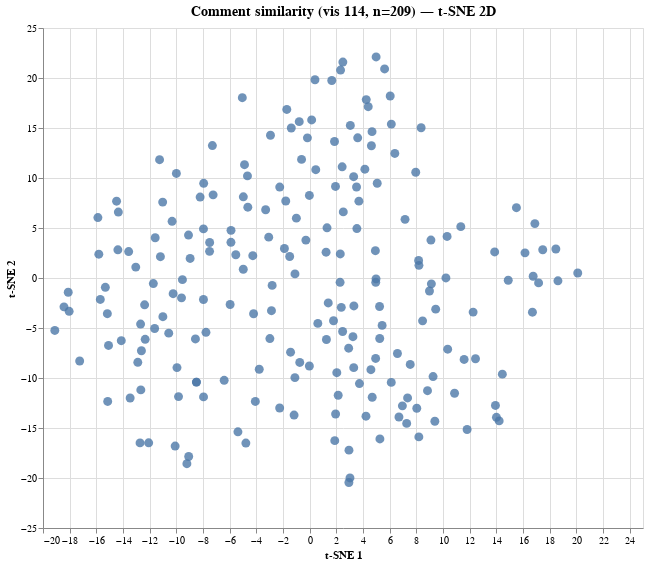

Vega-Lite specification stored for this chart:
### Vega specification from a JSON file in a GitHub repository (floating-point values rounded to 4 significant figures; data arrays with more than 128 entries replaced by an {"elided": "..."} marker saying what was removed)
{"$schema": "https://vega.github.io/schema/vega/v6.json", "data": [{"name": "param_1e9efca18e7a2868_store"}, {"name": "source_0", "values": {"elided": "209 records"}}, {"name": "source_0_x_domain_dim_1", "values": [{"min": -19.11, "max": 20.11}]}, {"name": "source_0_y_domain_dim_2", "values": [{"min": -20.45, "max": 22.11}]}], "signals": [{"name": "unit", "value": {}, "on": [{"events": "pointermove", "update": "isTuple(group()) ? group() : unit"}]}, {"name": "param_1e9efca18e7a2868", "update": "vlSelectionResolve(\"param_1e9efca18e7a2868_store\", \"union\")"}, {"name": "param_1e9efca18e7a2868_dim_1", "on": [{"events": [{"source": "view", "type": "dblclick"}], "update": "null"}, {"events": {"signal": "param_1e9efca18e7a2868_translate_delta"}, "update": "panLinear(param_1e9efca18e7a2868_translate_anchor.extent_x, -param_1e9efca18e7a2868_translate_delta.x / width)"}, {"events": {"signal": "param_1e9efca18e7a2868_zoom_delta"}, "update": "zoomLinear(domain(\"x\"), param_1e9efca18e7a2868_zoom_anchor.x, param_1e9efca18e7a2868_zoom_delta)"}]}, {"name": "param_1e9efca18e7a2868_dim_2", "on": [{"events": [{"source": "view", "type": "dblclick"}], "update": "null"}, {"events": {"signal": "param_1e9efca18e7a2868_translate_delta"}, "update": "panLinear(param_1e9efca18e7a2868_translate_anchor.extent_y, param_1e9efca18e7a2868_translate_delta.y / height)"}, {"events": {"signal": "param_1e9efca18e7a2868_zoom_delta"}, "update": "zoomLinear(domain(\"y\"), param_1e9efca18e7a2868_zoom_anchor.y, param_1e9efca18e7a2868_zoom_delta)"}]}, {"name": "param_1e9efca18e7a2868_tuple", "on": [{"events": [{"signal": "param_1e9efca18e7a2868_dim_1 || param_1e9efca18e7a2868_dim_2"}], "update": "param_1e9efca18e7a2868_dim_1 && param_1e9efca18e7a2868_dim_2 ? {unit: \"\", fields: param_1e9efca18e7a2868_tuple_fields, values: [param_1e9efca18e7a2868_dim_1,param_1e9efca18e7a2868_dim_2]} : null"}]}, {"name": "param_1e9efca18e7a2868_tuple_fields", "value": [{"field": "dim_1", "channel": "x", "type": "R"}, {"field": "dim_2", "channel": "y", "type": "R"}]}, {"name": "param_1e9efca18e7a2868_translate_anchor", "value": {}, "on": [{"events": [{"source": "scope", "type": "pointerdown"}], "update": "{x: x(unit), y: y(unit), extent_x: domain(\"x\"), extent_y: domain(\"y\")}"}]}, {"name": "param_1e9efca18e7a2868_translate_delta", "value": {}, "on": [{"events": [{"source": "window", "between": [{"source": "scope", "type": "pointerdown"}, {"source": "window", "type": "pointerup"}], "type": "pointermove", "consume": true}], "update": "{x: param_1e9efca18e7a2868_translate_anchor.x - x(unit), y: param_1e9efca18e7a2868_translate_anchor.y - y(unit)}"}]}, {"name": "param_1e9efca18e7a2868_zoom_anchor", "on": [{"events": [{"source": "scope", "consume": true, "type": "wheel"}], "update": "{x: invert(\"x\", x(unit)), y: invert(\"y\", y(unit))}"}]}, {"name": "param_1e9efca18e7a2868_zoom_delta", "on": [{"events": [{"source": "scope", "type": "wheel", "consume": true}], "update": "pow(1.001, event.deltaY * pow(16, event.deltaMode))", "force": true}]}, {"name": "param_1e9efca18e7a2868_modify", "on": [{"events": {"signal": "param_1e9efca18e7a2868_tuple"}, "update": "modify(\"param_1e9efca18e7a2868_store\", param_1e9efca18e7a2868_tuple, true)"}]}], "marks": [{"type": "symbol", "name": "marks", "from": {"data": "source_0"}, "encode": {"update": {"x": {"field": "dim_1", "scale": "x"}, "fill": {"value": "#4c78a8"}, "y": {"field": "dim_2", "scale": "y"}, "opacity": {"value": 0.8}, "shape": {"value": "circle"}, "tooltip": {"signal": "{\"Comment #\": format(datum[\"index\"], \"\"), \"Comment\": isValid(datum[\"comment\"]) ? datum[\"comment\"] : \"\"+datum[\"comment\"]}"}, "size": {"value": 80}}}, "clip": true, "style": ["circle"], "interactive": true}], "scales": [{"name": "x", "type": "linear", "domain": [{"signal": "(data(\"source_0_x_domain_dim_1\")[0] || {}).min"}, {"signal": "(data(\"source_0_x_domain_dim_1\")[0] || {}).max"}], "range": [0, {"signal": "width"}], "domainRaw": {"signal": "param_1e9efca18e7a2868[\"dim_1\"]"}, "nice": true, "zero": true}, {"name": "y", "type": "linear", "domain": [{"signal": "(data(\"source_0_y_domain_dim_2\")[0] || {}).min"}, {"signal": "(data(\"source_0_y_domain_dim_2\")[0] || {}).max"}], "range": [{"signal": "height"}, 0], "nice": true, "zero": true, "domainRaw": {"signal": "param_1e9efca18e7a2868[\"dim_2\"]"}}], "axes": [{"scale": "x", "orient": "bottom", "tickCount": {"signal": "ceil(width/40)"}, "grid": true, "aria": false, "maxExtent": 0, "ticks": false, "gridScale": "y", "labels": false, "minExtent": 0, "zindex": 0, "domain": false}, {"scale": "y", "grid": true, "minExtent": 0, "zindex": 0, "labels": false, "maxExtent": 0, "ticks": false, "gridScale": "x", "tickCount": {"signal": "ceil(height/40)"}, "aria": false, "orient": "left", "domain": false}, {"scale": "x", "grid": false, "labelFlush": true, "title": "t-SNE 1", "labelOverlap": true, "zindex": 0, "orient": "bottom", "tickCount": {"signal": "ceil(width/40)"}}, {"scale": "y", "grid": false, "tickCount": {"signal": "ceil(height/40)"}, "zindex": 0, "labelOverlap": true, "orient": "left", "title": "t-SNE 2"}], "title": {"text": "Comment similarity (vis 114, n=209) — t-SNE 2D", "fontSize": 14, "frame": "group"}, "background": "white", "height": 500, "padding": 5, "style": "cell", "width": 600}
